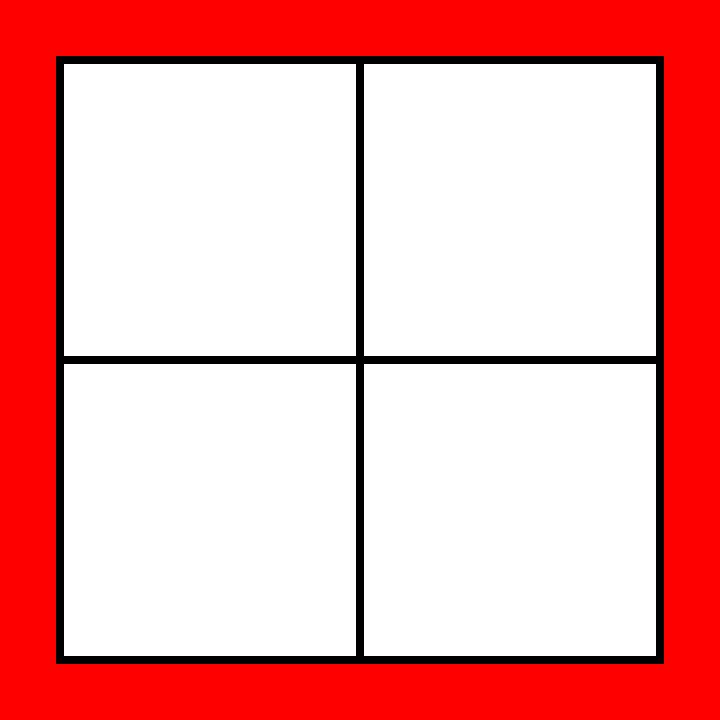
Frame 1 (no input)
Frame 60 (no input): identical to frame 1, image omitted
Frame 120 (the mouse pressed at the canvas centre since frame 60): identical to frame 1, image omitted

The p5.js sketch that drew this single still picture (run headless with seeded random() and noise() and a simulated clock; from frame 60 on, the mouse is pressed at the canvas centre):

// p5.js sketch
// ── sketch.js
function setup() {//runs one time

createCanvas (720, 720);
    background (255, 0, 0);
    fill ('white')
  strokeWeight (8);
}

function draw() {//runs in a loop

  translate (60, 60);//Resets origin point
  
  quad (
    0,0, 
    300,0,
    300,300,
    0, 300
  );
  
  quad (
    300,0, 
    600,0,
    600,300,
    300, 300
  );//Move 300 pixels in the x
  
  
  quad (
    0,300, 
    300,300,
    300,600,
    0, 600
  );//Move 300 pixles in the y
  
  quad (
    300,300, 
    600,300,
    600,600,
    300, 600
  );//Move 300 pixels in the 
}
